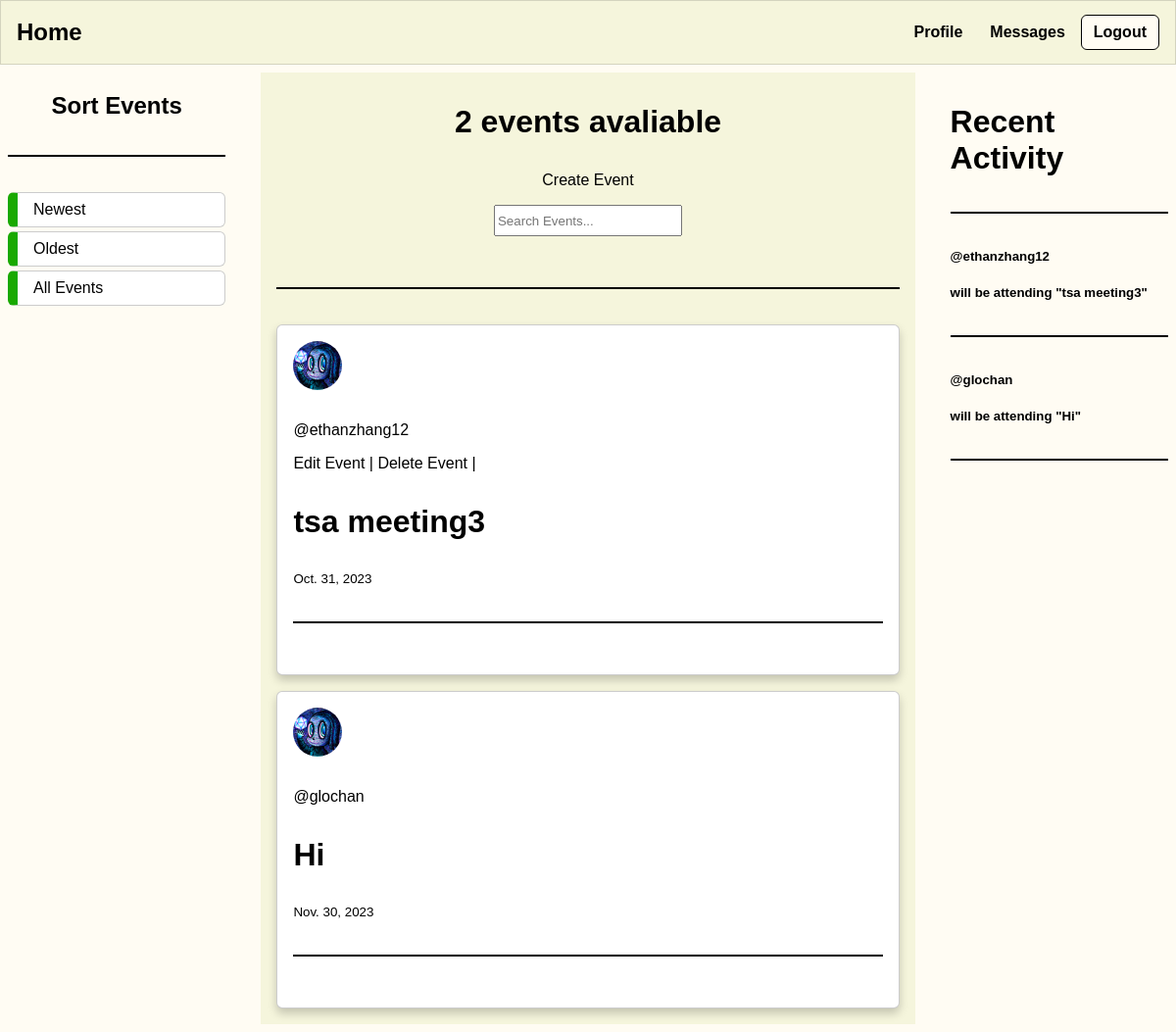
Page /event-list/ (signed in) on the committed database.
### questions/models.py (models this page shows, shortened)
class Event(models.Model):
    title = models.CharField(max_length=200)
    host = models.ForeignKey(User, on_delete=models.SET_NULL, null=True)
    description = models.TextField(null=True, blank=True)
    date = models.DateField(default=datetime.date.today)
    location = models.CharField(max_length=200)
    def __str__(self):
        return self.title

class Profile(models.Model):
    user = models.OneToOneField(User, on_delete=models.CASCADE)
    image = models.ImageField(default='default.jpg', upload_to='profile_pics')

class EventResponse(models.Model):
    user = models.ForeignKey(User, on_delete=models.SET_NULL, null=True)
    event = models.ForeignKey(Event, on_delete=models.CASCADE, null=True)
    attending = models.BooleanField(null=True, blank=True)
    notattending = models.BooleanField(null=True, blank=True)

### questions/views.py (the view)
# urls.py: path('event-list/', listEvents, name='list-events'),
def listEvents(request):
    q = request.GET.get('q') if request.GET.get('q') != None else ''
    e = request.GET.get('e') if request.GET.get('e') != None else ''
    count = Event.objects.count()
    responses = EventResponse.objects.filter(attending = True)
    if q == 'newest':
        events = Event.objects.filter(
            Q(title__icontains = e) |
            Q(description__icontains = e)
        ).order_by('-date')
        context = {
            'events': events,
            'event_count': count,
            'eresponses': responses
        }
        return render(request, 'questions/events_list.html', context)
    else:
        events = Event.objects.filter(
            Q(title__icontains = e) |
            Q(description__icontains = e)
        ).order_by('date')
        context = {
            'events': events,
            'event_count': count,
            'eresponses': responses
        }
        return render(request, 'questions/events_list.html', context)

### questions/templates/questions/events_list.html (shortened to what this page needs)
{% extends 'main.html' %}
{% block content %}
<div class="home-container">
    <div class="browse">
        <h2>Sort Events</h2>
        <hr>
        <a href="{% url 'questions:list-events' %}?q=newest">Newest</a>
        <a href="{% url 'questions:list-events' %}?q=oldest">Oldest</a>
        <a href="{% url 'questions:list-events' %}">All Events</a>
    </div>
    <div>
        <center><h3>{{event_count}} events avaliable</h3></center>
        <center><a href="{% url 'questions:create-event' %}">Create Event</a></center>
        <form method="GET" action="">
            <center><input type="text" name="e" placeholder="Search Events..."></center>
        </form>
        <hr>
            {% include 'questions/event_feed.html' %}
    </div>
    <div>
        <h3>Recent Activity</h3>
        <hr>
        {% include 'questions/events_component.html' %}
    </div>
</div>
{% endblock content %}

### questions/templates/questions/event_feed.html
{% for event in events %}
    <article class = "media content-section">
            <div>
                <img class="account-img" style="border-radius: 50%; width: 50px; height: 50px;" src = "{{ user.profile.image.url }}">
                <p><a href="{% url 'questions:profile' event.host.id %}">@{{event.host.username}}</a></p>
                {% if request.user == event.host %}
                <a href="{% url 'questions:update-event' event.id %}">Edit Event | </a>
                <a href="{% url 'questions:delete-event' event.id %}">Delete Event | </a>
                {% endif %}
                <h3><a href="{% url 'questions:event' event.id %}">{{ event.title }}</a></h3>
                <small>{{ event.date }}</small>
                <hr>
            </div>
    </article>
{% endfor %}

### questions/templates/questions/events_component.html
{% for message in eresponses %}
    <div >
        <h5><a href="{% url 'questions:profile' message.user.id %}">@{{ message.user }}</a></h5>
        <h5>will be attending <a href="{% url 'questions:event' message.event.id %}">"{{ message.event }}"</a></h5>
        <hr>
    </div>
{% endfor %}

### static/styles/main.css (style rules this page uses)
h3 { font-size: 2rem; }
input { min-width: 12rem; margin: 1rem 0; }
a { color: #71c6dd; text-decoration: None; }
.account-img { height: 125px; width: 125px; margin-right: 20px; margin-bottom: 16px; border-radius: 50%; }
:root { --primary: #fffcf3; --secondary: #fff; --font-color: #000; --accent: #f5f5dc; }
body { color: var(--font-color); font-family: sans-serif; background: var(--primary); margin: 0; }
.home-container, .profile-container { display: grid; grid-template-columns: 1fr 3fr 1fr; gap: 2.25rem; }
.home-container > div:nth-child(2), .profile-container > div:nth-child(2) { padding: 0 1rem; background-color: var(--accent); }
.home-container > div:nth-child(2) > article, .profile-container > div:nth-child(2) > article { padding: 1rem; margin: 1rem 0; border-radius: 6px; border: 1px solid rgba(0, 0, 0, 0.2); box-shadow: 0 5px 10px #0003; background-color: var(--secondary); }
h1, h2 { text-align: center; }
input[type="text"], input[type="password"] { min-height: 2rem; min-width: 12rem; }
article { padding: 1rem 0; margin: 1rem; background-color: var(--accent); }
hr { height: 2px; margin: 2.25rem 0; border: none; background-color: var(--font-color); }
a { color: var(--font-color); text-decoration: none; }
.browse a { display: block; padding: 0.5rem 1rem; margin: 0.25rem 0; border: 1px solid rgba(0, 0, 0, 0.2); border-radius: 6px; background-color: var(--secondary); border-left: 10px solid #19a900; }

### rows in the picture
Event: profile.image (picture), host.username "ethanzhang12", shows "Edit Event |", title "tsa meeting3", date "Oct. 31, 2023"
Event: profile.image (picture), host.username "glochan", title "Hi", date "Nov. 30, 2023"
EventResponse: user "ethanzhang12", event "tsa meeting3"
EventResponse: user "glochan", event "Hi"

### other values in the picture
{{ event_count }} "2"
